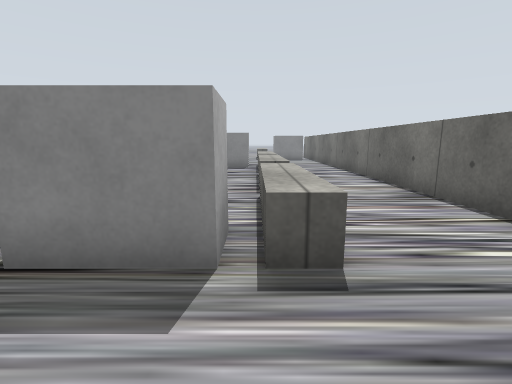
view 1 (above)

16 first-person views from a walk through a robot-simulator world made for Gazebo. The camera is 0.32 m above the floor, tilts 10° down and sees 85° across. The floor is counted in squares, 0.25 m on a side. Each view is taken from the middle of a square. On the plan, view 1 faces up. The plan holds only what a view shows up to about 13 squares ahead; the rest is blank. The place goes on beyond the plan.

view 2
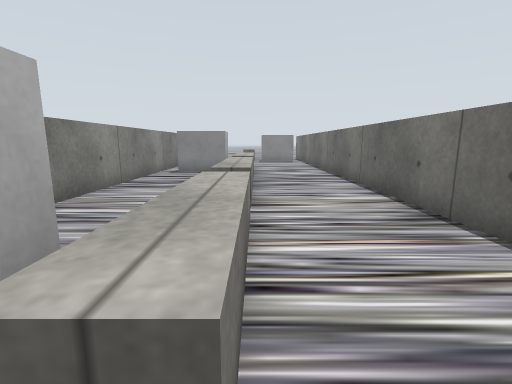

view 3
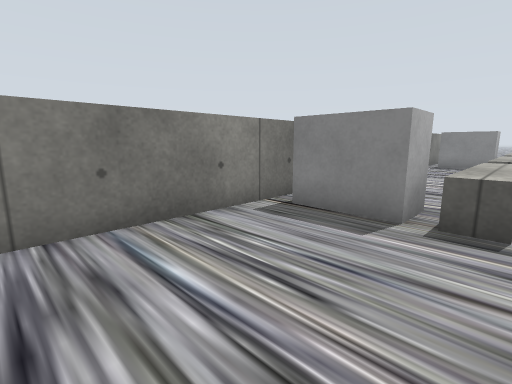

view 4
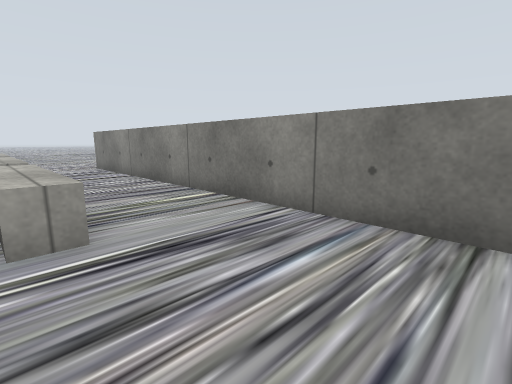

view 5
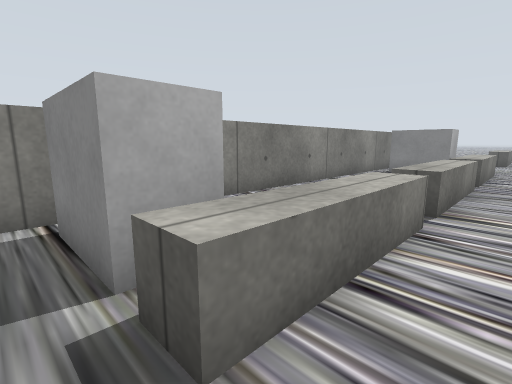

view 6
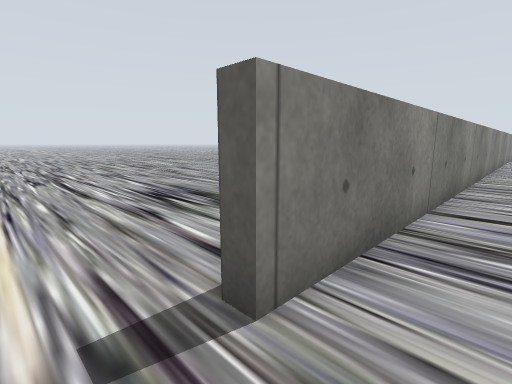

view 7
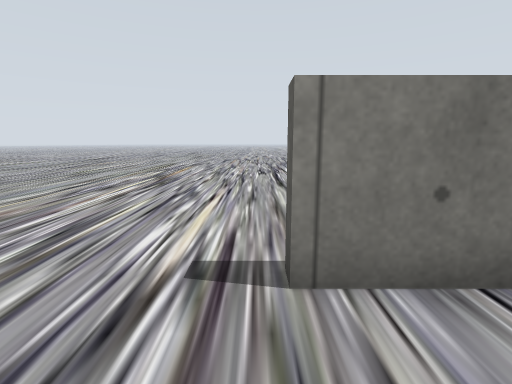

view 8
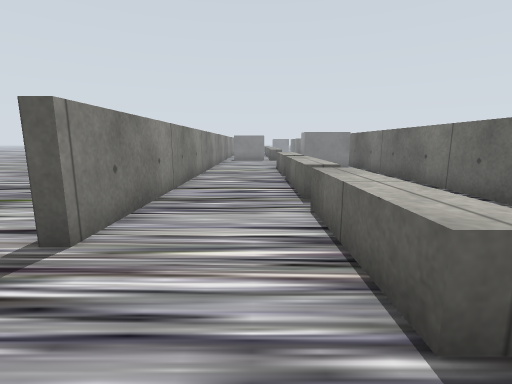

view 9
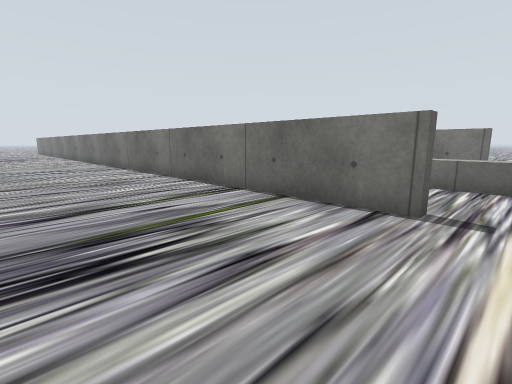

view 10
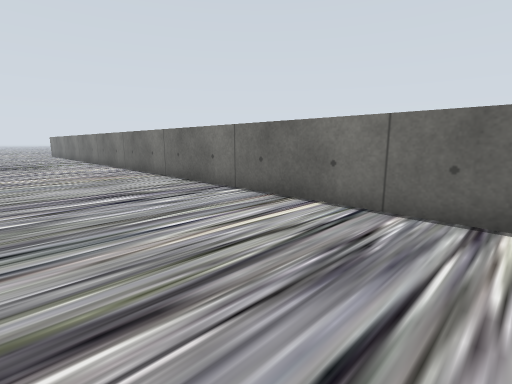

view 11
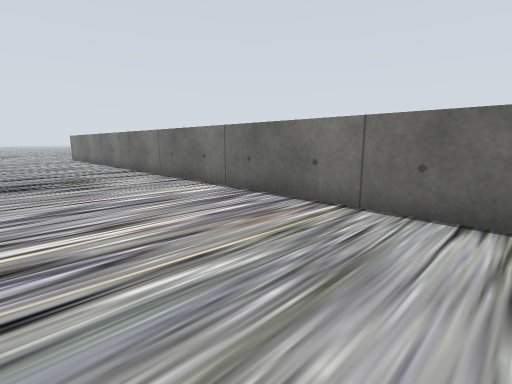

view 12
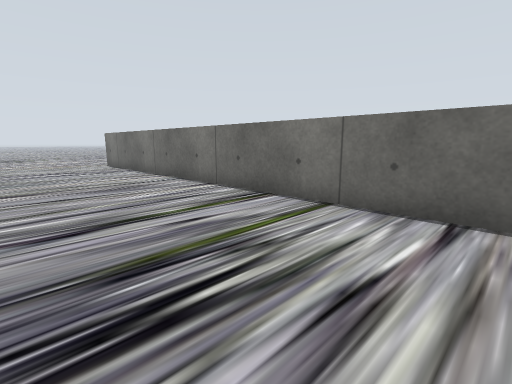

view 13
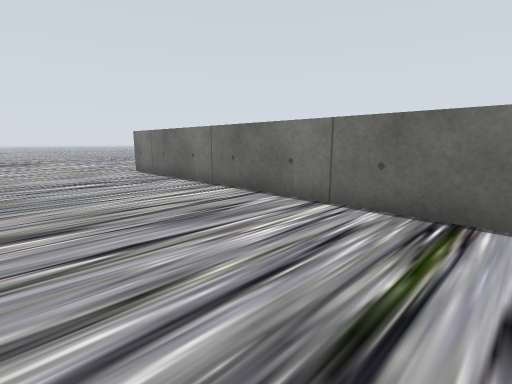

view 14
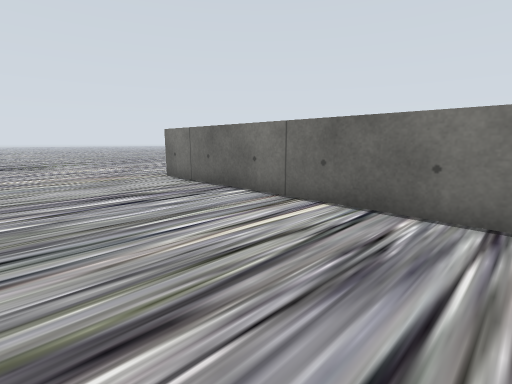

view 15
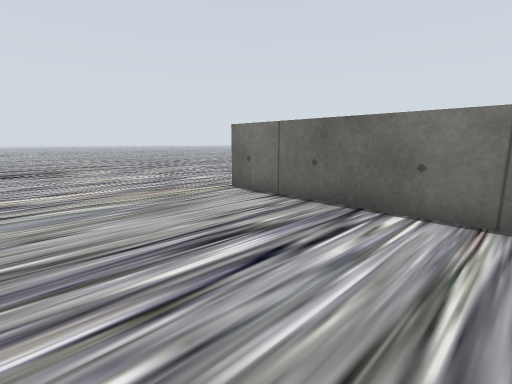

view 16
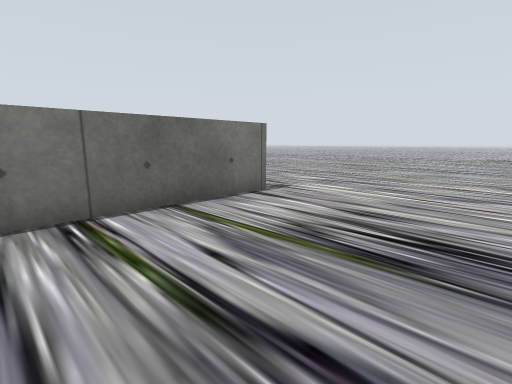

### Floor plan
Points are (right, up) in squares from view 1. A wall is a line through its corners. A room is listed if a view was taken in it or the views show most of it. See-through windows are left out.
Room 1 (views 1, 2, 3, 4, 6, 7, 8, 9, 10, 11, 12, 13, 14, 15, 16)
walls: (-3.3, 3.6) (-3.3, -14.7) (-3.7, -14.7) (-3.7, 25.4); (-3.3, 15.5) (-3.3, 6.1)
low walls: (0.9, 2.7) (0.1, 2.7) (0.1, 6.8); (0, -2.9) (1, -2.9); (0.1, -6.9) (0.1, -5.1); (0.1, -11.7) (0.1, -7.7); (0.6, -16.5) (0.1, -16.5) (0.1, -12.5)
ways out: opening at (0.5, -19) to room 2; opening at (0.5, 0) to room 2; opening at (-3.5, 27)
objects: white box (-2, 3) to (-1, 4); white box (-2, 15) to (-1, 16)
Room 2 (view 5)
walls: (4.3, 4.5) (4.3, 15.2); (4.8, -14.7) (4.3, -14.7) (4.3, -4.8)
low walls: (0.9, 6.8) (0.9, 2.7); (0.9, 11.5) (0.9, 7.5); (0.9, 16.2) (0.9, 12.3)
ways out: opening at (0.5, -19) to room 1; opening at (0.5, 0) to room 1

Positions as (right, up) in squares from view 1, and headings:
1: (0, 0), facing up
2: (1, 2), facing up
3: (1, -2), facing up-left
4: (1, 1), facing down-left
5: (2, 2), facing up-left
6: (-2, -16), facing up-left
7: (-1, -15), facing left
8: (-1, -18), facing up
9: (-9, -16), facing up-right
10: (-9, -8), facing up-right
11: (-9, 0), facing up-right
12: (-9, 8), facing up-right
13: (-9, 12), facing up-right
14: (-9, 15), facing up-right
15: (-9, 19), facing up-right
16: (-9, -9), facing down-right
